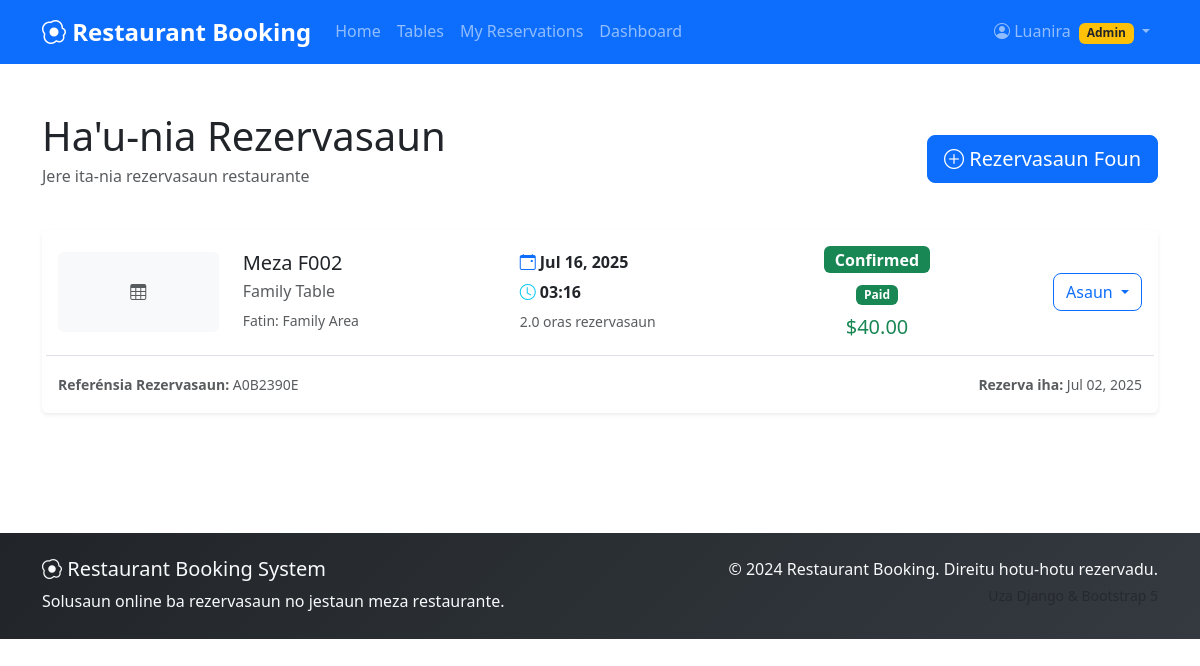
The app's page /tables/my-reservations/ (signed in) with its own data.
### accounts/models.py (models this page shows, shortened)
class User(AbstractUser):
    ROLE_CHOICES = [
        ('admin', 'Admin'),
        ('customer', 'Customer'),
    ]
    ADVANTAGE_LEVELS = [
        ('bronze', 'Bronze'),
        ('silver', 'Silver'),
        ('gold', 'Gold'),
        ('platinum', 'Platinum'),
    ]
    role = models.CharField(max_length=10, choices=ROLE_CHOICES, default='customer')
    phone = models.CharField(max_length=15, blank=True)
    address = models.TextField(blank=True)
    advantage_level = models.CharField(max_length=10, choices=ADVANTAGE_LEVELS, default='bronze')
    total_bookings = models.PositiveIntegerField(default=0, help_text="Total restaurant reservations made")
    profile_picture = models.ImageField(upload_to='profiles/', blank=True, null=True)
    created_at = models.DateTimeField(auto_now_add=True)
    updated_at = models.DateTimeField(auto_now=True)

### rooms/models.py (models this page shows, shortened)
class Reservation(models.Model):
    RESERVATION_STATUS = [
        ('pending', 'Pending'),
        ('confirmed', 'Confirmed'),
        ('seated', 'Seated'),
        ('completed', 'Completed'),
        ('cancelled', 'Cancelled'),
        ('no_show', 'No Show'),
    ]
    PAYMENT_STATUS = [
        ('pending', 'Pending'),
        ('partial', 'Partial'),
        ('paid', 'Paid'),
        ('refunded', 'Refunded'),
    ]
    user = models.ForeignKey(User, on_delete=models.CASCADE, related_name='reservations')
    table = models.ForeignKey(Table, on_delete=models.CASCADE, related_name='reservations')
    reservation_date = models.DateField()
    reservation_time = models.TimeField()
    end_time = models.TimeField(help_text="Expected end time of reservation")
    party_size = models.PositiveIntegerField(validators=[MinValueValidator(1)])
    total_amount = models.DecimalField(max_digits=10, decimal_places=2)
    discount_amount = models.DecimalField(max_digits=10, decimal_places=2, default=0)
    final_amount = models.DecimalField(max_digits=10, decimal_places=2)
    status = models.CharField(max_length=15, choices=RESERVATION_STATUS, default='pending')
    payment_status = models.CharField(max_length=10, choices=PAYMENT_STATUS, default='pending')
    special_requests = models.TextField(blank=True, help_text="Dietary restrictions, special occasions, etc.")
    reservation_reference = models.CharField(max_length=20, unique=True)
    contact_phone = models.CharField(max_length=15, blank=True)
    created_at = models.DateTimeField(auto_now_add=True)
    updated_at = models.DateTimeField(auto_now=True)
    class Meta:
        ordering = ['-created_at']
    @property
    def duration_hours(self):
        from datetime import datetime, timedelta
        start_datetime = datetime.combine(self.reservation_date, self.reservation_time)
        end_datetime = datetime.combine(self.reservation_date, self.end_time)
        if end_datetime < start_datetime:
            end_datetime += timedelta(days=1)
        duration = end_datetime - start_datetime
        return duration.total_seconds() / 3600

class Table(models.Model):
    TABLE_STATUS = [
        ('available', 'Available'),
        ('occupied', 'Occupied'),
        ('reserved', 'Reserved'),
        ('maintenance', 'Under Maintenance'),
    ]
    table_number = models.CharField(max_length=10, unique=True)
    table_type = models.ForeignKey(TableType, on_delete=models.CASCADE, related_name='tables')
    location = models.CharField(max_length=50, help_text="e.g., Main Hall, Terrace, Private Room")
    status = models.CharField(max_length=15, choices=TABLE_STATUS, default='available')
    description = models.TextField(blank=True)
    reservation_fee = models.DecimalField(max_digits=10, decimal_places=2)
    is_active = models.BooleanField(default=True)
    created_at = models.DateTimeField(auto_now_add=True)
    updated_at = models.DateTimeField(auto_now=True)
    class Meta:
        ordering = ['location', 'table_number']

class TableType(models.Model):
    name = models.CharField(max_length=50, unique=True)
    description = models.TextField()
    base_price = models.DecimalField(max_digits=10, decimal_places=2, help_text="Base reservation fee")
    max_capacity = models.PositiveIntegerField()
    features = models.TextField(help_text="Comma-separated list of features (e.g., Window view, Private, VIP)")

### rooms/views.py (the view)
# urls.py: path('my-reservations/', views.my_bookings, name='my_bookings'),  # User's reservations
@login_required
def my_bookings(request):
    reservations = Reservation.objects.filter(user=request.user).order_by('-created_at')
    paginator = Paginator(reservations, 10)
    page_number = request.GET.get('page')
    page_obj = paginator.get_page(page_number)
    return render(request, 'rooms/my_bookings.html', {'page_obj': page_obj})

### templates/rooms/my_bookings.html (shortened to what this page needs)
{% extends 'base.html' %}
{% load static %}
{% block content %}
<div class="container py-5">
    <div class="row mb-4">
        <div class="col-12">
            <div class="d-flex justify-content-between align-items-center">
                <div>
                    <h1 class="mb-1">Ha'u-nia Rezervasaun</h1>
                    <p class="text-muted">Jere ita-nia rezervasaun restaurante</p>
                </div>
                <a href="{% url 'rooms:room_list' %}" class="btn btn-primary btn-lg">
                    <i class="bi bi-plus-circle"></i> Rezervasaun Foun
                </a>
            </div>
        </div>
    </div>
    <div class="row">
        <div class="col-12">
            {% if page_obj %}
                {% for booking in page_obj %}
                    <div class="card shadow-sm mb-4">
                        <div class="card-body">
                            <div class="row align-items-center">
                                <div class="col-md-2">
                                    {% if booking.table.images.first %}
                                        <img src="{{ booking.table.images.first.image.url }}"
                                             class="img-fluid rounded" alt="Meza {{ booking.table.table_number }}"
                                             style="height: 80px; width: 100%; object-fit: cover;">
                                    {% else %}
                                        <div class="bg-light rounded d-flex align-items-center justify-content-center"
                                             style="height: 80px;">
                                            <i class="bi bi-table text-muted"></i>
                                        </div>
                                    {% endif %}
                                </div>
                                <div class="col-md-3">
                                    <h5 class="mb-1">Meza {{ booking.table.table_number }}</h5>
                                    <p class="text-muted mb-1">{{ booking.table.table_type.name }}</p>
                                    <small class="text-muted">Fatin: {{ booking.table.location }}</small>
                                </div>
                                <div class="col-md-3">
                                    <div class="mb-1">
                                        <i class="bi bi-calendar-event text-primary"></i>
                                        <strong>{{ booking.reservation_date|date:"M d, Y" }}</strong>
                                    </div>
                                    <div class="mb-1">
                                        <i class="bi bi-clock text-info"></i>
                                        <strong>{{ booking.reservation_time|time:"H:i" }}</strong>
                                    </div>
                                    <small class="text-muted">{{ booking.duration_hours|floatformat:1 }} oras rezervasaun</small>
                                </div>
                                <div class="col-md-2 text-center">
                                    <div class="mb-2">
                                        <span class="badge status-{{ booking.status }} fs-6">
                                            {{ booking.get_status_display }}
                                        </span>
                                    </div>
                                    <div class="mb-2">
                                        <span class="badge bg-{{ booking.payment_status|yesno:'success,warning' }}">
                                            {{ booking.get_payment_status_display }}
                                        </span>
                                    </div>
                                    <div class="h5 text-success mb-0">${{ booking.final_amount }}</div>
                                </div>
                                <div class="col-md-2 text-end">
                                    <div class="dropdown">
                                        <button class="btn btn-outline-primary dropdown-toggle" type="button"
                                                data-bs-toggle="dropdown">
                                            Asaun
                                        </button>
                                    </div>
                                </div>
                            </div>
                            <div class="row mt-3 pt-3 border-top">
                                <div class="col-md-6">
                                    <small class="text-muted">
                                        <strong>Referénsia Rezervasaun:</strong> {{ booking.reservation_reference }}
                                    </small>
                                </div>
                                <div class="col-md-6 text-md-end">
                                    <small class="text-muted">
                                        <strong>Rezerva iha:</strong> {{ booking.created_at|date:"M d, Y" }}
                                    </small>
                                </div>
                            </div>
                        </div>
                    </div>
                {% endfor %}
            {% endif %}
        </div>
    </div>
</div>
{% endblock %}

### templates/base.html (shortened to what this page needs)
<!DOCTYPE html>
<html lang="en">
<head>
    <link href="https://cdn.jsdelivr.net/npm/bootstrap@5.3.0/dist/css/bootstrap.min.css" rel="stylesheet">
    <link href="https://cdn.jsdelivr.net/npm/bootstrap-icons@1.10.0/font/bootstrap-icons.css" rel="stylesheet">
    <link href="{% load static %}{% static 'css/style.css' %}" rel="stylesheet">
</head>
<body>
    <nav class="navbar navbar-expand-lg navbar-dark bg-primary">
        <div class="container">
            <a class="navbar-brand fw-bold" href="{% url 'dashboard:home' %}">
                <i class="bi bi-egg-fried"></i> Restaurant Booking
            </a>
            <div class="collapse navbar-collapse" id="navbarNav">
                <ul class="navbar-nav me-auto">
                    <li class="nav-item">
                        <a class="nav-link" href="{% url 'dashboard:home' %}">Home</a>
                    </li>
                    <li class="nav-item">
                        <a class="nav-link" href="{% url 'rooms:room_list' %}">Tables</a>
                    </li>
                    {% if user.is_authenticated %}
                        <li class="nav-item">
                            <a class="nav-link" href="{% url 'rooms:my_bookings' %}">My Reservations</a>
                        </li>
                        <li class="nav-item">
                            <a class="nav-link" href="{% url 'dashboard:dashboard' %}">Dashboard</a>
                        </li>
                    {% endif %}
                </ul>
                <ul class="navbar-nav">
                    {% if user.is_authenticated %}
                        <li class="nav-item dropdown">
                            <a class="nav-link dropdown-toggle" href="#" role="button" data-bs-toggle="dropdown">
                                <i class="bi bi-person-circle"></i> {{ user.first_name|default:user.username }}
                                {% if user.role == 'admin' %}
                                    <span class="badge bg-warning text-dark ms-1">Admin</span>
                                {% else %}
                                    <span class="badge bg-success ms-1">{{ user.get_advantage_level_display }}</span>
                                {% endif %}
                            </a>
                        </li>
                    {% endif %}
                </ul>
            </div>
        </div>
    </nav>
    <main>
        {% block content %}{% endblock %}
    </main>
    <footer class="bg-dark text-light py-4 mt-5">
        <div class="container">
            <div class="row">
                <div class="col-md-6">
                    <h5><i class="bi bi-egg-fried"></i> Restaurant Booking System</h5>
                    <p class="mb-0">Solusaun online ba rezervasaun no jestaun meza restaurante.</p>
                </div>
                <div class="col-md-6 text-md-end">
                    <p class="mb-0">&copy; 2024 Restaurant Booking. Direitu hotu-hotu rezervadu.</p>
                    <small class="text-muted">Uza Django & Bootstrap 5</small>
                </div>
            </div>
        </div>
    </footer>
    <script src="{% load static %}{% static 'js/main.js' %}"></script>
</body>
</html>

### static/css/style.css (style rules this page uses)
:root { --primary-color: #0d6efd; --secondary-color: #6c757d; --success-color: #198754; --warning-color: #ffc107; --danger-color: #dc3545; --info-color: #0dcaf0; --light-color: #f8f9fa; --dark-color: #212529; }
body { font-family: 'Segoe UI', Tahoma, Geneva, Verdana, sans-serif; line-height: 1.6; }
.card { transition: transform 0.2s ease-in-out, box-shadow 0.2s ease-in-out; border: none; }
.btn { border-radius: 8px; font-weight: 500; transition: all 0.2s ease; }
.navbar-brand { font-size: 1.5rem; }
.navbar-nav .nav-link { font-weight: 500; transition: color 0.2s ease; }
.status-confirmed { background-color: var(--success-color); }
footer { background: linear-gradient(135deg, var(--dark-color) 0%, #343a40 100%); }

### records on screen
User: first_name "Luanira"
Reservation: table.table_number "F002", table.table_type.name "Family Table", table.location "Family Area", reservation_date "Jul 16, 2025", reservation_time "03:16", duration_hours "2.0", status "Confirmed", payment_status "Paid", final_amount "40.00", reservation_reference "A0B2390E", created_at "Jul 02, 2025"
